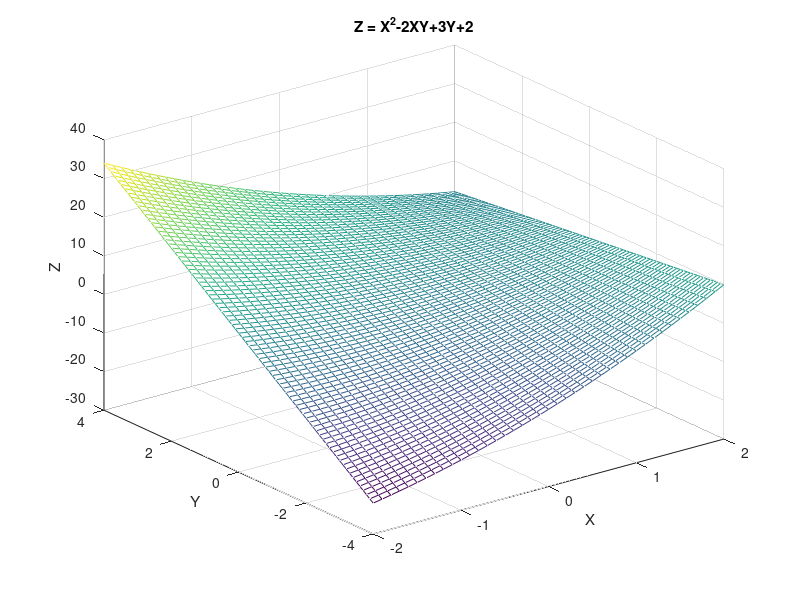

MATLAB code to generate this figure:
clc;
% for any function z = f(x,y), if we want to represent the surface of
% function z by mesh, we can define: [X,Y] = meshgrid(x,y)
x_width = [-2:0.1:2]; 
y_width = [-4:0.1:4];
[X,Y] = meshgrid(x_width, y_width);
Z = X.^2 -2*(X.* Y)+ 3*Y + 2;
mesh(X,Y,Z)
xlabel('X'),ylabel('Y'),zlabel('Z')
grid on
title('Z = X^2-2XY+3Y+2')
